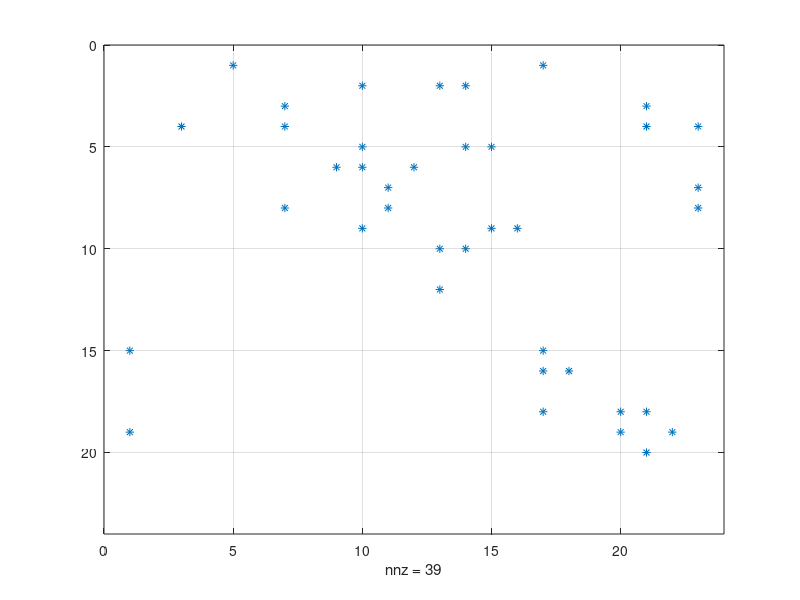

Source code (MATLAB): (Note: this script raises an error after producing the figure.)
clear all
close all
%fichier sparse en exemple page 147 du livre

i=[1,	1,	2,	2,	2,	3,	3,	4,	4,	4,	4,	5,	5,	5,	6,	6,	6,	7,	7,	8,	8,	8,	9,	9,	9,	10,	10,	12,	15,	15,	16,	16,	18,	18,	18,	19,	19,	19,	20];	

j=[5,	17,	13,	10,	14,	21,	7,	3,	7,	23,	21,	14,	10,	15,	9,	10,	12,	11,	23,	11,	7,	23,	10,	15,	16,	13,	14,	13,	1,	17,	17,	18,	20,	21,	17,	1,	20,	22,	21];


s=[1,	1,	1,	1,	1,	1,	1,	1,	1,	1,	1,	1,	1,	1,	1,	1,	1,	1,	1,	1,	1,	1,	1,	1,	1,	1,	1,	1,	1,	1,	1,	1,	1,	1,	1,	1,	1,	1,	1];	

%taille de la matrice
n=23;
m=23;

M23=sparse(i,j,s,n,m)
M23_pleine=full(M23)
figure(1)
spy(M23)
grid
figure(2)
pltmat(M23,'M23','r',20)
